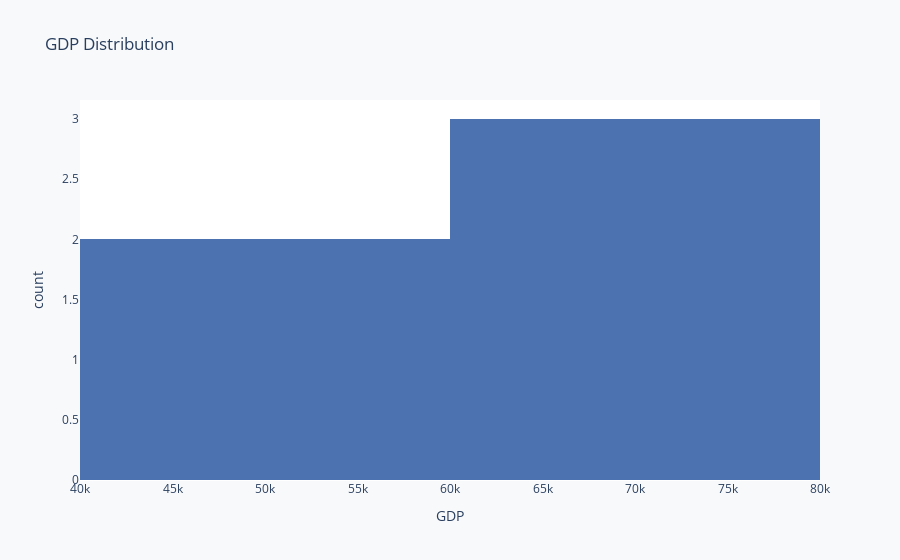

The notebook cell saved with this chart:
### Code cell
# Create histogram
fig_hist = px.histogram(df, x='GDP', title='GDP Distribution',
                        color_discrete_sequence=['#4C72B0'])
fig_hist.update_layout(
    paper_bgcolor='#f8f9fa',
    plot_bgcolor='#ffffff'
)

### Figure 1 — Plotly figure (JSON) as saved in the notebook; plotly's stock layout.template omitted (floating-point values rounded to 4 significant figures)
{"data": [{"alignmentgroup": "True", "bingroup": "x", "hovertemplate": "GDP=%{x}<br>count=%{y}<extra></extra>", "legendgroup": "", "marker": {"color": "#4C72B0", "pattern": {"shape": ""}}, "name": "", "offsetgroup": "", "orientation": "v", "showlegend": false, "type": "histogram", "x": [67194, 51962, 77191, 74131, 46023], "xaxis": "x", "yaxis": "y"}], "layout": {"barmode": "relative", "legend": {"tracegroupgap": 0}, "paper_bgcolor": "#f8f9fa", "plot_bgcolor": "#ffffff", "title": {"text": "GDP Distribution"}, "xaxis": {"anchor": "y", "domain": [0, 1], "title": {"text": "GDP"}}, "yaxis": {"anchor": "x", "domain": [0, 1], "title": {"text": "count"}}}}
